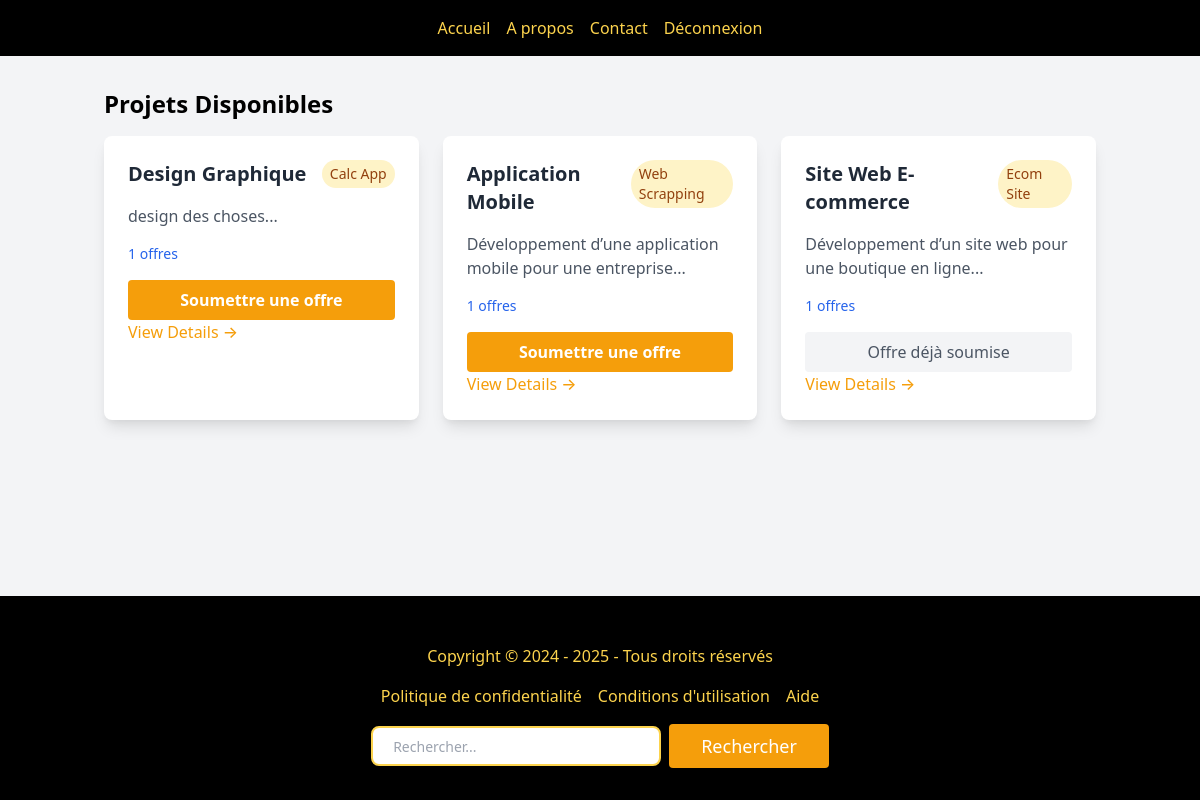
The app's page /freelancer/freelancer.php (signed in) with its own data.
### tables this page shows
CREATE TABLE `projets` (
  `id_projet` int NOT NULL,
  `titre_project` varchar(100) NOT NULL,
  `descreption` text NOT NULL,
  `id_categorie` int NOT NULL,
  `id_sous_categorie` int NOT NULL,
  `id_utilisateur` int NOT NULL,
  `date_creation` date DEFAULT NULL
);

CREATE TABLE `categories` (
  `id_categorie` int NOT NULL,
  `nom_categorie` varchar(100) NOT NULL
);

### freelancer/freelancer.php (the view, shortened to what this page needs)
<?php
    $user_id = $_SESSION['id_utilisateur'];
    $connection = mysqli_connect('localhost','root','','itthink');
    $freelancer_query = "SELECT id_freelance FROM freelances WHERE id_utilisateur = $user_id";
    $freelancer_result = mysqli_query($connection, $freelancer_query);
    $freelancer = mysqli_fetch_assoc($freelancer_result);
    $freelancer_id = $freelancer ? $freelancer['id_freelance'] : 0;
    $projects_query = "SELECT
                        p.*,
                        c.nom_categorie,
                        COALESCE((
                            SELECT COUNT(*)
                            FROM offres o
                            WHERE o.id_projet = p.id_projet
                        ), 0) as nombre_offres,
                        COALESCE((
                            SELECT COUNT(*)
                            FROM offres o
                            WHERE o.id_projet = p.id_projet
                            AND o.id_freelance = $freelancer_id
                        ), 0) as a_deja_offert
                      FROM projets p
                      LEFT JOIN categories c ON p.id_categorie = c.id_categorie
                      ORDER BY p.id_projet DESC";
    $projects_result = mysqli_query($connection, $projects_query);
    $projects = mysqli_fetch_all($projects_result, MYSQLI_ASSOC);
?>
<!DOCTYPE html>
<html lang="en">
<head>
    <link rel="stylesheet" href="https://cdn.jsdelivr.net/npm/tailwindcss@2.2.19/dist/tailwind.min.css">
</head>
<body class="bg-gray-100">
    <?php include('../includes/headerFreelancer.php') ?>
    <div class="container mx-auto px-4 py-8">
        <div class="mb-8">
            <h2 class="text-2xl font-bold mb-4">Projets Disponibles</h2>
            <div class="grid grid-cols-1 md:grid-cols-2 lg:grid-cols-3 gap-6">
                <?php foreach($projects as $project): ?>
                    <div class="bg-white rounded-lg shadow-lg overflow-hidden">
                        <div class="p-6">
                            <div class="flex justify-between items-start mb-4">
                                <h3 class="text-xl font-semibold text-gray-800">
                                    <?php echo htmlspecialchars($project['titre_project']); ?>
                                </h3>
                                <span class="px-2 py-1 bg-yellow-100 text-yellow-800 rounded-full text-sm">
                                    <?php echo htmlspecialchars($project['nom_categorie']); ?>
                                </span>
                            </div>
                            <p class="text-gray-600 mb-4">
                                <?php echo htmlspecialchars(substr($project['descreption'], 0, 100)) . '...'; ?>
                            </p>
                            <div class="flex justify-between items-center mb-4">
                                <span class="text-sm font-medium text-blue-600">
                                    <?php echo $project['nombre_offres']; ?> offres
                                </span>
                            </div>
                            <?php if($project['a_deja_offert'] > 0): ?>
                                <div class="bg-gray-100 text-gray-600 text-center py-2 rounded">
                                    Offre déjà soumise
                                </div>
                            <?php else: ?>
                                <button onclick="openOfferModal(<?php echo $project['id_projet']; ?>)"
                                        class="w-full bg-yellow-500 hover:bg-yellow-600 text-white font-bold py-2 px-4 rounded transition duration-300">
                                    Soumettre une offre
                                </button>
                            <?php endif; ?>
                            <a href="./project.php?id=<?php echo $project['id_projet']; ?>"
                               class="text-yellow-500 hover:text-yellow-600 font-medium">
                                View Details →
                            </a>
                        </div>
                    </div>
                <?php endforeach; ?>
            </div>
        </div>
    </div>
    <?php include('../includes/footer.php') ?>
</body>
</html>

### freelancer/freelancer.php (style rules this page uses)
body { min-height: 100vh !important; display: flex; flex-direction: column; }
.container { flex: 1; }

### records on screen
projets: titre_project "Design Graphique", id_categorie.nom_categorie "Calc App", descreption "design des choses", nombre_offres "1"
projets: titre_project "Application Mobile", id_categorie.nom_categorie "Web Scrapping", descreption "Développement d’une application mobile pour une entreprise", nombre_offres "1"
projets: titre_project "Site Web E-commerce", id_categorie.nom_categorie "Ecom Site", descreption "Développement d’un site web pour une boutique en ligne", nombre_offres "1", shows "Offre déjà soumise"
